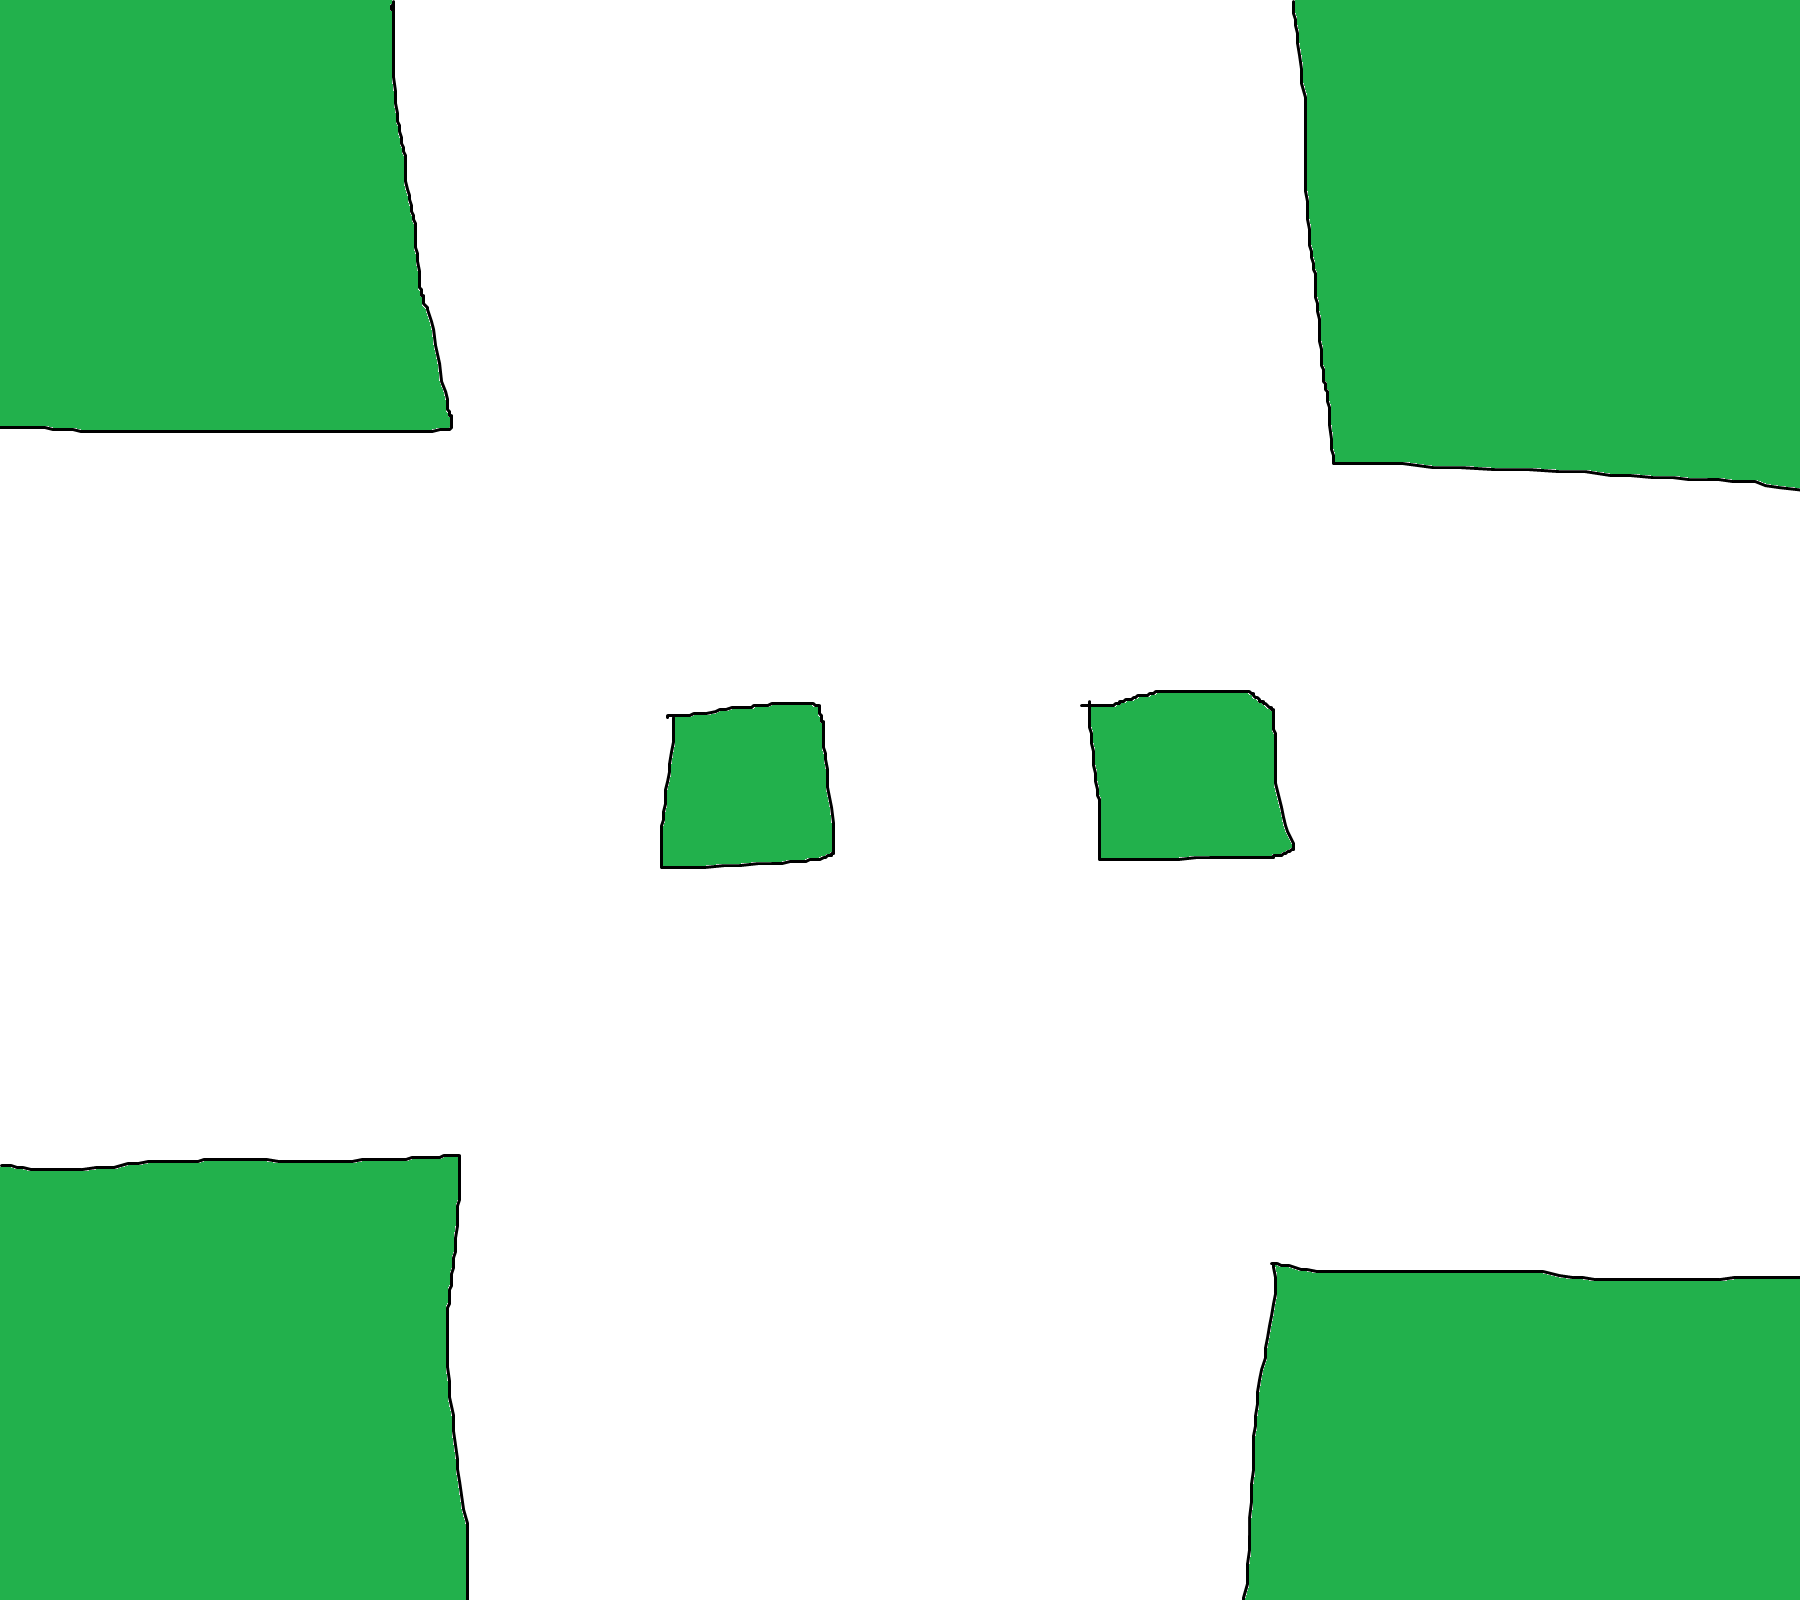

This is a level from a 2D game, rendered from its Tiled map with the project's own tilesets. A one-line summary and the map file follow, with tile-layer data summarised:
An orthogonal 45x40 tile map with 40x40 px tiles, 1 tile layer (Rutelag 1) and 13 objects (ammoStore, weaponStore).

<map version="1.0" orientation="orthogonal" renderorder="right-down" width="45" height="40" tilewidth="40" tileheight="40" nextobjectid="31">
 <tileset firstgid="1" name="stage3" tilewidth="40" tileheight="40" tilecount="1800" columns="45">
  <image source="../stage3.png" width="1800" height="1600" />
 </tileset>
 <layer name="Rutelag 1" width="45" height="40">
  <data>[1800 cells, 1800 non-empty, 1800 distinct tile ids]</data>
 </layer>
 <objectgroup name="stores">
  <object id="29" name="ammoStore" x="644" y="682" width="214" height="210" />
  <object id="30" name="weaponStore" x="1074" y="662" width="240" height="224" />
 </objectgroup>
 <objectgroup name="obstacles">
  <object id="6" x="0" y="0" width="426" height="432" />
  <object id="7" x="1320" y="0" width="480" height="480" />
  <object id="8" x="680" y="720" width="160" height="160" />
  <object id="9" x="1080" y="680" width="200" height="160" />
  <object id="10" x="1280" y="1280" width="520" height="320" />
  <object id="11" x="1240" y="1440" width="40" height="160" />
  <object id="12" x="0" y="1160" width="440" height="440" />
 </objectgroup>
 <objectgroup name="spawn">
  <object id="13" x="436" y="2" width="850" height="78" />
  <object id="14" x="4" y="442" width="76" height="710" />
  <object id="15" x="470" y="1526" width="752" height="66" />
  <object id="16" x="1728" y="496" width="66" height="764" />
 </objectgroup>
</map>
